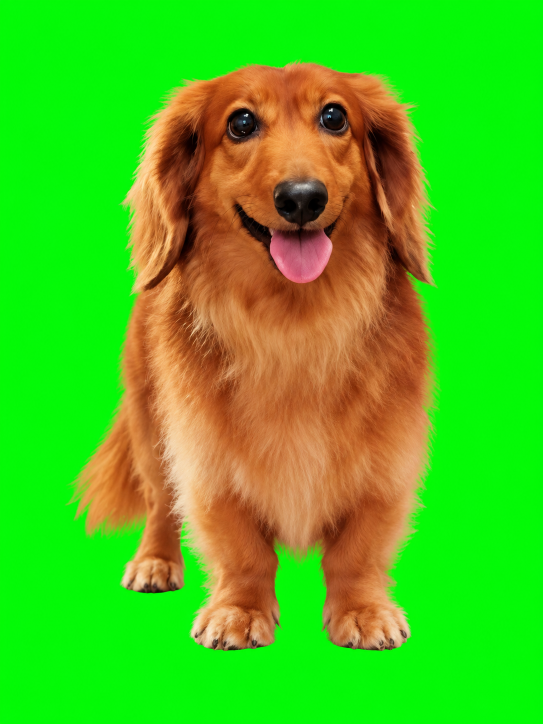
#> input picture pets/dachshund/raw/base-standing-raw-1.png, 1086 x 1448 px, given in place of raw, which was not available (shown at 1/2 size)
$ python frame_plate.py ../pets/dachshund/raw --out out.png
#> lines starting #> are read from the running program, lines starting #| are printed output that depends on the picture; after the words box and inside, x2 and y2 are one past the last pixel; in counts of white or black regions, pixels touching at a corner belong together; pictures that were not available may be replaced by others from this repository, and a replacement may not be noted
"""把图像模型产出的绿幕图装配成管线需要的 16:9 绿幕底板（frame plate）。

为什么需要这一步（实测事实）：
- 网关的「图生图」**保持输入宽高比**：输入 `test/pet1/target-dog.png` 是 390×520（3:4），
  请求里写 `size=16:9` **被忽略**，产出仍是 3:4（1086×1448）。
- 而下游链路全是 16:9：H3 输出 864×480、`chroma_step02.py` 1280×720。
  参考帧若是 3:4，构图与安全区都无法与视频对齐。

做法：**不触碰主体像素**——只按实测背景中位色在左右补纯色块凑成 16:9，
再整图 lanczos 缩放到统一尺寸（默认 1672×941，与已验证过的 `test/pet1/frames/` 一致）。
补色取背景中位色而非写死 #00FF00，是为了让补出来的区域与模型产出的绿幕**同色**，
避免底板出现两种绿导致「绿幕平坦度」检查失败。

用法：
    python scripts/frame_plate.py out/*.png --out plates/
    python scripts/frame_plate.py img.png --out plates/ --size 1672x941
    python scripts/frame_plate.py plate.png --out plates/ --fit-height 0.865   # 再放大主体

`--fit-height` 的来由（实测，见规格 §16）：H3 成片的「抠像前景占比」比底板低 20–26%
（h264 压缩把毛发边缘压成可判绿的像素），而 §7.2 要求成片前景 ≥ 0.15。
底板主体 0.819 高度占比时成片前景只有 0.149–0.162（贴阈值）；
放大到 ~0.865 后成片前景回到 0.16–0.18，留出余量。
"""

from __future__ import annotations

import argparse
from pathlib import Path

import numpy as np
from PIL import Image

# 与评估器/抠像链一致的绿幕判定：绿色通道足够亮，且明显压过红蓝。
GREEN_MIN = 100
GREEN_DOMINANCE = 40
TARGET_ASPECT = 16 / 9
DEFAULT_SIZE = (1672, 941)


def background_mask(rgb: np.ndarray) -> np.ndarray:
    """绿幕像素掩码（rgb 为 H×W×3 int16）。"""
    r, g, b = rgb[..., 0], rgb[..., 1], rgb[..., 2]
    return (g > GREEN_MIN) & ((g - np.maximum(r, b)) > GREEN_DOMINANCE)


def plate(src: Path, dst: Path, size: tuple[int, int]) -> dict:
    """单张图 → 16:9 底板。返回可打印的实测摘要。"""
#> called with size = (1672, 941)
    image = Image.open(src).convert("RGB")
#> image is the input picture: PIL image 1086x1448 RGB; mean R, G, B 75.6, 191.8, 26.9
    rgb = np.asarray(image).astype(np.int16)
    mask = background_mask(rgb)
#> in background_mask, `r, g, b = rgb[..., 0], rgb[..., 1], rgb[..., 2]`:
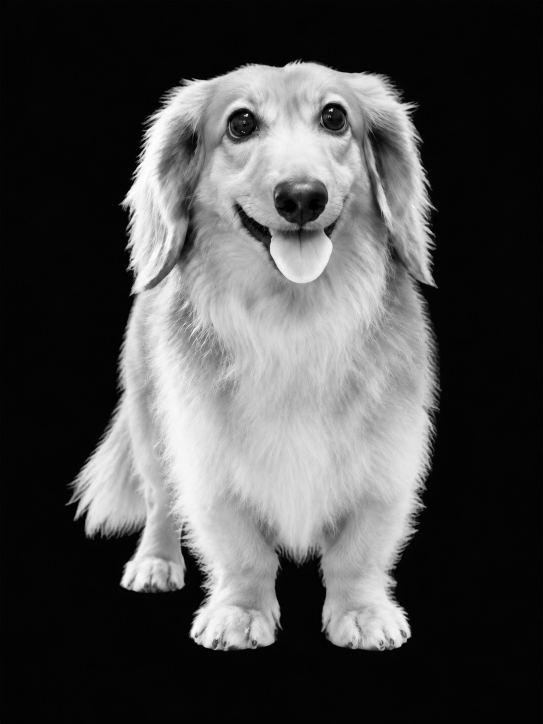
#> r: shape (1448, 1086) int16 (shown at 1/2 size); min 0, max 255, mean 75.6
#> in background_mask, `r, g, b = rgb[..., 0], rgb[..., 1], rgb[..., 2]`:
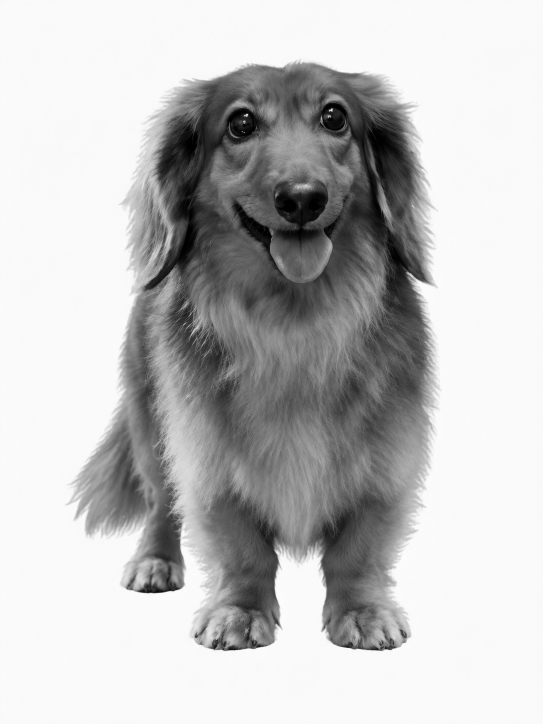
#> g: shape (1448, 1086) int16 (shown at 1/2 size); min 0, max 255, mean 191.8
#> in background_mask, `r, g, b = rgb[..., 0], rgb[..., 1], rgb[..., 2]`:
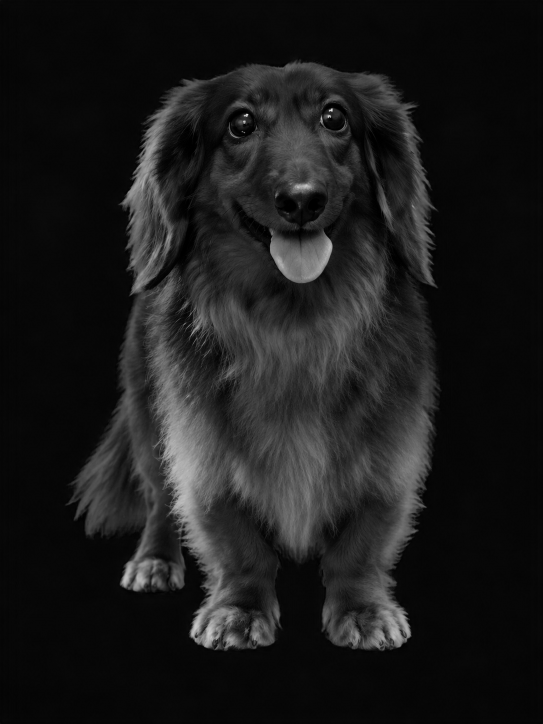
#> b: shape (1448, 1086) int16 (shown at 1/2 size); min 0, max 255, mean 26.9
#> in background_mask, `return (g > GREEN_MIN) & ((g - np.maximum(r, b)) > GREEN_DOMINANCE)`:
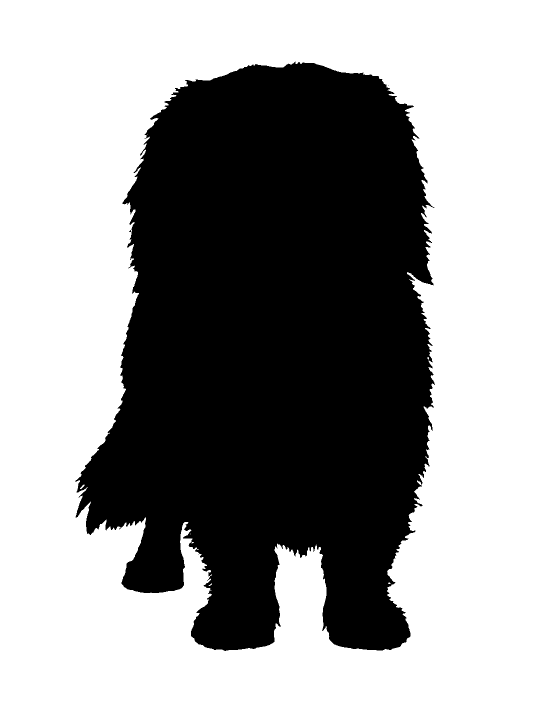
#> returned value: shape (1448, 1086) bool (shown at 1/2 size); 60.1% white; 5 black regions (4 under 20 px), largest, box (x1, y1, x2, y2) and area: (150, 123, 870, 1302) 627966
    if not mask.any():
        raise RuntimeError(f"{src.name}: 找不到任何绿幕像素，拒绝装配（fail-closed）")

    # 背景中位色：比均值抗离群点（毛发边缘的绿溢像素不会被算进来）
    fill = tuple(int(np.median(rgb[..., c][mask])) for c in range(3))
#> fill = (3, 249, 7)

    w, h = image.size
#> w = 1086; h = 1448
    target_w = max(w, round(h * TARGET_ASPECT))
#> target_w = 2574
    if target_w > w:
        canvas = Image.new("RGB", (target_w, h), fill)
        canvas.paste(image, ((target_w - w) // 2, 0))
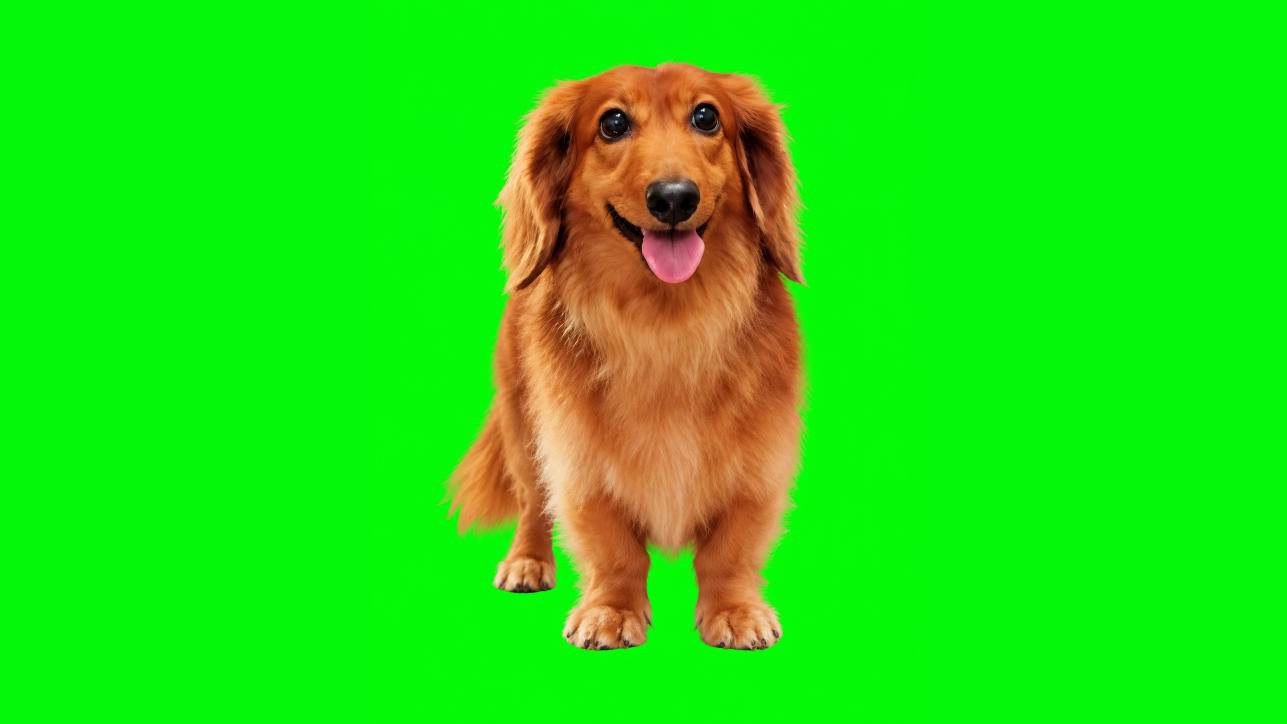
#> canvas: PIL image 2574x1448 RGB (shown at 1/2 size); mean R, G, B 33.6, 224.9, 15.4
        image = canvas

    image = image.resize(size, Image.LANCZOS)
#> image: PIL image 1672x941 RGB
    dst.parent.mkdir(parents=True, exist_ok=True)
    image.save(dst)

    out = np.asarray(image).astype(np.int16)
    out_bg = background_mask(out)
#> in background_mask (call 2), `r, g, b = rgb[..., 0], rgb[..., 1], rgb[..., 2]`:
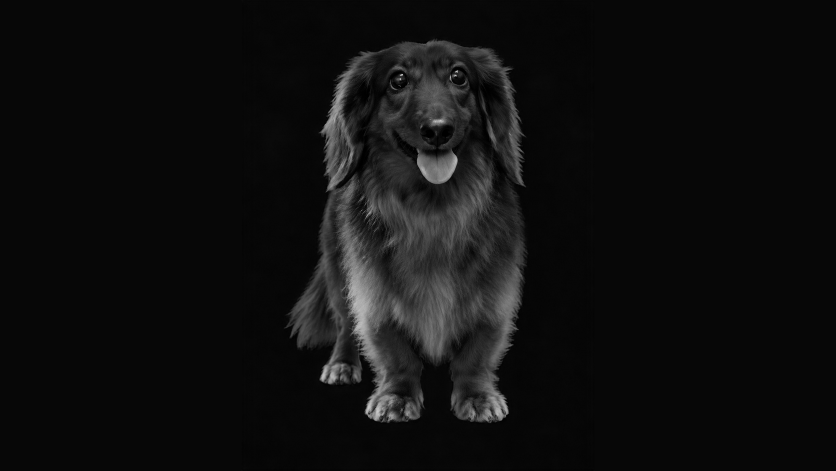
#> b: shape (941, 1672) int16 (shown at 1/2 size); min 0, max 255, mean 15.4
#> in background_mask (call 2), `return (g > GREEN_MIN) & ((g - np.maximum(r, b)) > GREEN_DOMINANCE)`:
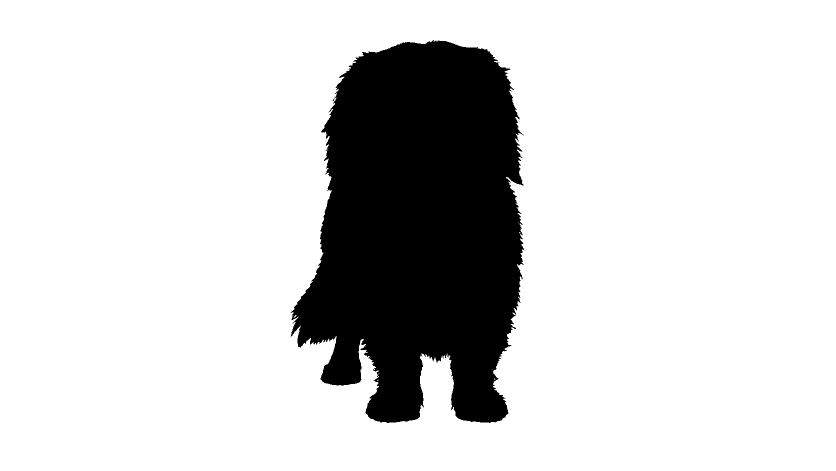
#> returned value: shape (941, 1672) bool (shown at 1/2 size); 83.2% white; 2 black regions (1 under 20 px), largest, box (x1, y1, x2, y2) and area: (581, 80, 1049, 846) 265081
    ys, xs = np.where(~out_bg)
    return {
        "src": str(src),
        "dst": str(dst),
        "fill": "#%02X%02X%02X" % fill,
        "padded_px": target_w - w,
        "size": f"{size[0]}x{size[1]}",
        "bg_fraction": round(float(out_bg.mean()), 4) if out_bg.any() else 0.0,
        "center_x": round(float((xs.min() + xs.max()) / 2 / size[0]), 4) if len(xs) else None,
        "height_fraction": round(float((ys.max() - ys.min() + 1) / size[1]), 4) if len(ys) else None,
    }


# [72 lines left out: function reframe, not called in this run]


def parse_size(value: str) -> tuple[int, int]:
    w, _, h = value.lower().partition("x")
    return int(w), int(h)


def main() -> int:
    ap = argparse.ArgumentParser(description=__doc__)
    ap.add_argument("images", nargs="+", type=Path)
    ap.add_argument("--out", type=Path, required=True, help="底板输出目录")
    ap.add_argument("--size", type=parse_size, default=DEFAULT_SIZE, help="底板尺寸，默认 1672x941")
    ap.add_argument("--fit-height", type=float, default=None,
                    help="装配后再把主体放大到该高度占比（如 0.865）；不给则原样输出")
    args = ap.parse_args()

    for src in args.images:
        dst = args.out / src.name
        info = plate(src, dst, args.size)
#> info = {'src': '../pets/dachshund/raw', 'dst': 'out.png/raw', 'fill': '#03F907', 'padded_px': 1488, 'size': '1672x941', 'bg_fraction': 0.832, 'center_x': 0.487, 'height_fraction': 0.814}
        line = (
            f"{src.name} -> {info['dst']} fill={info['fill']} "
            f"pad={info['padded_px']}px bg={info['bg_fraction']} "
            f"cx={info['center_x']} h={info['height_fraction']}"
        )
        if args.fit_height is not None:
            reframed = reframe(Image.open(dst), args.fit_height, args.size)
            arr = np.asarray(reframed).astype(np.int16)
            bg = background_mask(arr)
            ys, xs = np.where(~bg)
            reframed.save(dst)
            line += (
                f" | fit-height {args.fit_height} -> h={round((ys.max() - ys.min() + 1) / args.size[1], 4)}"
                f" cx={round((xs.min() + xs.max()) / 2 / args.size[0], 4)}"
                f" bg={round(float(bg.mean()), 4)}"
            )
        print(line, flush=True)
#| raw -> out.png/raw fill=#03F907 pad=1488px bg=0.8315 cx=0.4871 h=0.814
    return 0


if __name__ == "__main__":
    raise SystemExit(main())
#> (the program exits here)
